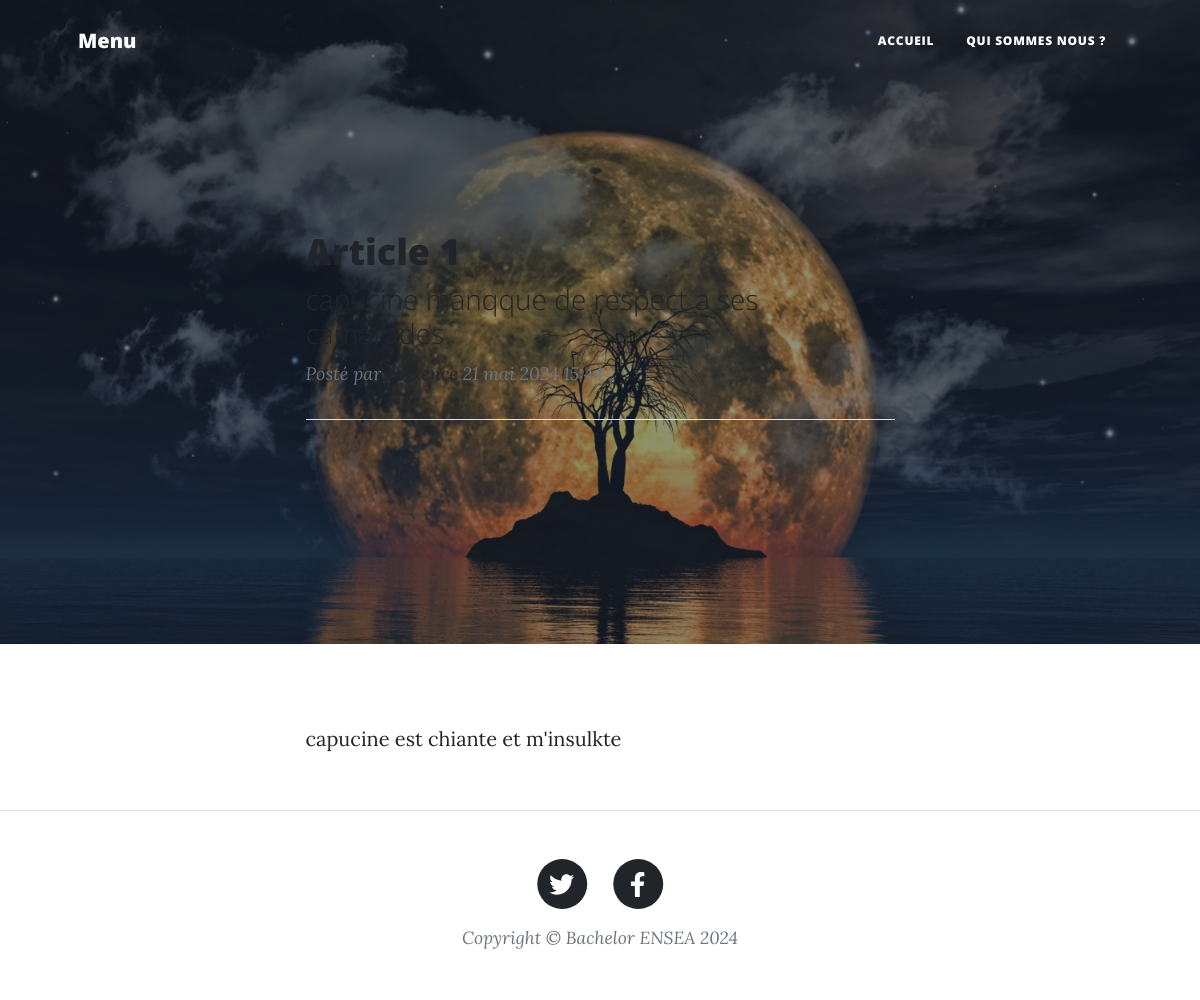
The page /post/5 on the database its author committed.
### bachelor_projects/models.py (models this page shows)
class Article(models.Model):
    author = models.ForeignKey(settings.AUTH_USER_MODEL, on_delete=models.CASCADE)
    headline = models.CharField(max_length=30, default="")
    title = models.CharField(max_length=200)
    text = models.TextField()
    created_date = models.DateTimeField(default=timezone.now)
    image = models.ImageField(upload_to='images/', default="NULL")

### bachelor_projects/views.py (the view)
# urls.py: path('post', views.post, name='post'),
def post(request, id_post):
    article = Article.objects.get(pk=id_post)
    print(article.image)
    return render(request, 'post.html', {'article' : article})

### bachelor_projects/templates/post.html (shortened to what this page needs)
{% load static %}
<!DOCTYPE html>
<html lang="en">
    <head>
        <link href="{% static 'css/styles.css' %}" rel="stylesheet" />
    </head>
    <body>
        <nav class="navbar navbar-expand-lg navbar-light" id="mainNav">
            <div class="container px-4 px-lg-5">
                <a class="navbar-brand" href="/">Menu</a>
                <div class="collapse navbar-collapse" id="navbarResponsive">
                    <ul class="navbar-nav ms-auto py-4 py-lg-0">
                        <li class="nav-item"><a class="nav-link px-lg-3 py-3 py-lg-4" href="/">Accueil</a></li>
                        <li class="nav-item"><a class="nav-link px-lg-3 py-3 py-lg-4" href="/about">Qui sommes nous ?</a></li>
                    </ul>
                </div>
            </div>
        </nav>
        <header class="masthead" style="background-image: url('{{ article.image.url }}')">
            <div class="container position-relative px-4 px-lg-5">
                <div class="row gx-4 gx-lg-5 justify-content-center">
                    <div class="col-md-10 col-lg-8 col-xl-7">
                        <div class="post-heading">
                                <div class="post-preview">
                                    <a href="post/{{article.id}}"><h2 class="post-title">{{ article.headline }}</h2>
                                    <h3 class="post-subtitle">{{ article.title }}</h3>
                                    </a>
                                        <p class="post-meta">
                                            Posté par
                                            <a href="#!">{{ article.author }}</a>
                                            {{article.created_date}}
                                            </p>
                                </div>
                                <hr class="my-4" />
                        </div>
                    </div>
                </div>
            </div>
        </header>
        <article class="mb-4">
            <div class="container px-4 px-lg-5">
                <div class="row gx-4 gx-lg-5 justify-content-center">
                    <div class="col-md-10 col-lg-8 col-xl-7">
                        <p>{{article.text}}
                    </div>
                </div>
            </div>
        </article>
        <footer class="border-top">
            <div class="container px-4 px-lg-5">
                <div class="row gx-4 gx-lg-5 justify-content-center">
                    <div class="col-md-10 col-lg-8 col-xl-7">
                        <ul class="list-inline text-center">
                            <li class="list-inline-item">
                                <a href="#!">
                                    <span class="fa-stack fa-lg">
                                        <i class="fas fa-circle fa-stack-2x"></i>
                                        <i class="fab fa-twitter fa-stack-1x fa-inverse"></i>
                                    </span>
                                </a>
                            </li>
                            <li class="list-inline-item">
                                <a href="https://www.google.com/url?sa=t&source=web&rct=j&opi=89978449&url=https://www.facebook.com/p/Ensea-100057085645194/&ved=2ahUKEwjc5ZfYqI-GAxVvfqQEHY5TBdQQFnoECBIQAQ&usg=AOvVaw02Iydgx2yLcIgfyeMxPWt5">
                                    <span class="fa-stack fa-lg">
                                        <i class="fas fa-circle fa-stack-2x"></i>
                                        <i class="fab fa-facebook-f fa-stack-1x fa-inverse"></i>
                                    </span>
                                </a>
                            </li>
                        </ul>
                        <div class="small text-center text-muted fst-italic">Copyright &copy; Bachelor ENSEA 2024</div>
                    </div>
                </div>
            </div>
        </footer>
    </body>
</html>

### rows shown on the page
Article: image (picture), headline "Article 1", title "capucine manqque de respect a ses camarades", author "maxence", created_date "21 mai 2024 15:44", text "capucine est chiante et m'insulkte"
